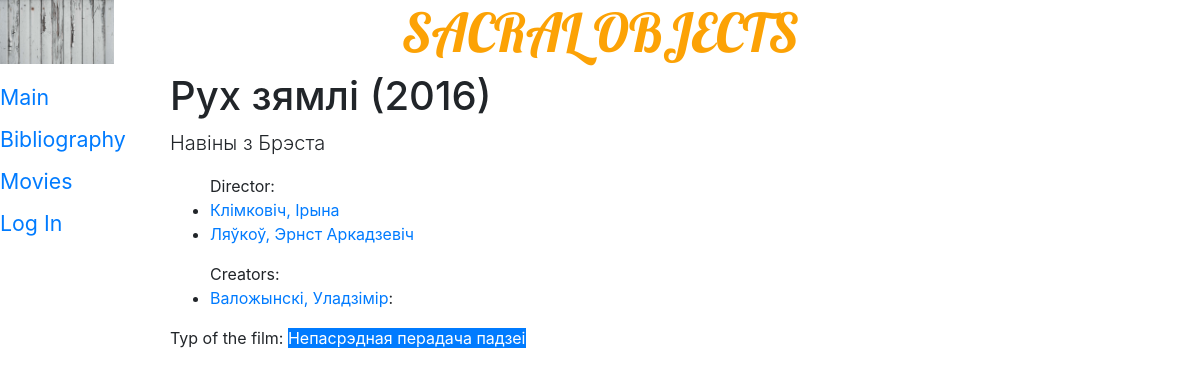
The app's page /movie/4/ with its own data.
### movie/models.py (models this page shows)
class Movie(models.Model):
    DOCUMENTARY = 0
    ART = 1
    NEWSREEL = 2
    REPORTAGE = 3
    RATINGS = (
        (DOCUMENTARY, 'Знята ў час аўтэнтычнага абрада'),
        (ART, 'Мастацкае асэнсаванне'),
        (NEWSREEL, 'Апрацаваны запіс аўтэнтычнага абраду'),
        (REPORTAGE, 'Непасрэдная перадача падзеі'),
    )
    title = models.CharField(max_length=140)
    plot = models.TextField()
    year = models.PositiveIntegerField()
    rating = models.IntegerField(
        choices=RATINGS,
        default=DOCUMENTARY)
    director = models.ManyToManyField(to='volumbf.Authors', related_name='directed_by', blank=True)
    creators = models.ManyToManyField(to='volumbf.Authors', through='Role', related_name='created_by', blank=True)
    website = models.URLField(blank=True)
    objects = MovieManager()
    class Meta:
        ordering = ('-year', 'title')
        verbose_name = 'Фільм'
        verbose_name_plural = 'Фільмы'
    def __str__(self):
        return '{} ({})'.format(self.title, self.year)

### volumbf/models.py (models this page shows)
class Authors(models.Model):
    author = models.CharField(max_length=50, verbose_name='Аўтар')
    publications = models.ManyToManyField(Mentions, related_name='authors', verbose_name='Публікацыі', blank=True)
    objects = AuthorManager()
    def __str__(self):
        return self.author
    class Meta:
        verbose_name_plural = 'Аўтары'
        verbose_name = 'Аўтар'
        ordering = ['author']

### movie/views.py (the view)
# urls.py: path('movie/<int:pk>/', views.MovieDetail.as_view(), name='MovieDetail'),
class MovieDetail(DetailView):
    queryset = Movie.objects.all_with_prefetch_authors()

### movie/templates/movie/movie_detail.html (shortened to what this page needs)
{% extends "layout/basic.html" %}
{% block content %}
    <h1>{{ object }}</h1>
    <p class="lead">{{ object.plot }}</p>
         <ul >
        Director:
            {% for role in object.director.all %}
                <li >
                    <a href="{% url 'authors_detail' object.id %}"> {{ role }}</a>
                </li>
            {% endfor %}
     </ul>
     <ul >
        Creators:
            {% for role in object.creators.all %}
                <li >
                    <a href="{% url 'authors_detail' object.id %}"> {{ role }}</a>: {{ object.partisipation }}
                </li>
            {% endfor %}
     </ul>
  {% endblock %}
{% block sidebar %}
    <div>
    Typ of the film:
        <span class="badge-primary">{{  object.get_rating_display }}</span>
    </div>
{% endblock %}

### records on screen
Movie: title+year "Рух зямлі (2016)", plot "Навіны з Брэста", rating "Непасрэдная перадача падзеі"
Authors: author "Клімковіч, Ірына"
Authors: author "Ляўкоў, Эрнст Аркадзевіч"
Authors: author "Валожынскі, Уладзімір"
